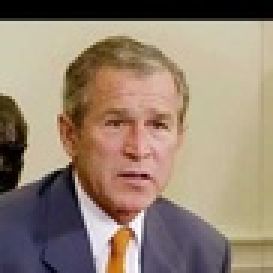
%> input picture ex4/lfw/George_W_Bush/George_W_Bush_0016.jpg, 91 x 91 px, shrunk from 250 x 250 before the run (shown 3 times larger); its folder holds 4 pictures in this run
$ octave hw4.m   (GNU Octave 9; MATLAB toolbox functions it lacks are replaced by stand-ins)
%> lines starting %> are read from the running program, lines starting %| are printed output that depends on the picture
### ex4/GrabCenterPixels.m
function cim = GrabCenterPixels(im_fname, p)
%> called with im_fname = 'lfw/George_W_Bush/George_W_Bush_0016.jpg', p = 0.2
    im = imread(im_fname);
%> im is the input picture: size 91x91x3 uint8; mean R, G, B 148.5, 130.8, 113.8
    [H, W, dummy] = size(im);
%> H = 91; W = 91; dummy = 3
    cim = im(floor(H*(1-p)/2)+1:floor(H*(1+p)/2), floor(W*(1-p)/2)+1:floor(W*(1+p)/2), :);
end

### ex4/TrainColourModel.m
function [mu, Sigma] = TrainColourModel(DirName, p, n, m)
    % Train the model bt reading the pictures located in DirName
    % Compute mu and sigma as the trained parameters
    % m = 0: RGB
    % m = 1: HSV
    ls = dir(strcat(DirName,'*.jpg'));

    datas = [];
    for i = 1:n
        if i < size(ls,1)
            cim = GrabCenterPixels(strcat(DirName, ls(i).name), p);
            rgb_data = reshape(cim, [size(cim,1)*size(cim,2), 3]);
%> rgb_data = 324 rows, first 12: [149 99 62; 124 76 40; 164 115 83; 170 121 91; 101 51 26; 119 68 47; 188 137 118; 197 144 126; 194 138 123; 193 137 122; 202 144 130; 208 149 135]
            datas = [datas; rgb_data];
%> datas has the same summary as rgb_data
            size(datas);
        end
    end

    % Use HSV
    if m > 0
    	datas = rgb2hsv(datas);
        datas = [cos(datas(:,1)), sin(datas(:,1)), datas(:,2:3)];
    end

    mu = sum(datas, 1)/size(datas,1);
    Sigma = cov(double(datas));
end

### ex4/GaussLikelihood.m
function lvals = GaussLikelihood(xs, mu, Sigma)
    xs2 = double(xs);
    lvals =  zeros(size(xs,1),1);
    iSigma = inv(Sigma);
    detSigma = det(Sigma);
    for i = 1:size(xs,1)
        lvals(i) = exp(-0.5*(xs2(i,:)-mu)/Sigma*transpose(xs2(i,:)-mu))/((2*pi)^(size(xs2,2)/2)*sqrt(abs(detSigma)));
    end

### ex4/hw4.m
%% Ex1
close all;

[mu_rgb sig_rgb] = TrainColourModel('lfw/George_W_Bush/', 0.2, 20, 0);

%% Ex2

bike = imread('../ex1/StartImages/bike_small.jpg');
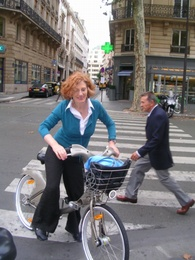
%> input picture ex1/StartImages/bike_small.jpg, 195 x 260 px, shrunk from 538 x 717 before the run
%> bike is the input picture: size 260x195x3 uint8; mean R, G, B 116.7, 114.3, 115.3
xs = reshape(bike, size(bike,1)*size(bike,2), size(bike,3));
lvals = GaussLikelihood(xs, mu_rgb, sig_rgb);
prob_rgb = reshape(lvals, size(bike,1), size(bike,2), 1);
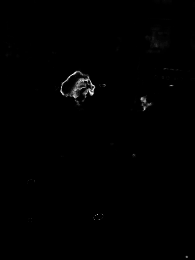
%> prob_rgb: size 260x195 double; min 9.55e-166, max 3.24e-05, mean 1.46e-07; drawn with min black and max white

fig1 = figure;
subplot(2,4,1);
imagesc(prob_rgb);
colormap(gray);

%% Ex3

[mu_hsv sig_hsv] = TrainColourModel('lfw/George_W_Bush/', 0.2, 20, 1);
%> in TrainColourModel (call 2), `datas = [datas; rgb_data];`: datas has the same summary as rgb_data
%> the run ends on the next line
